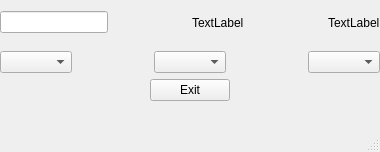
<?xml version="1.0" encoding="UTF-8"?>
<ui version="4.0">
 <class>Menu</class>
 <widget class="QMainWindow" name="Menu">
  <property name="geometry">
   <rect>
    <x>0</x>
    <y>0</y>
    <width>380</width>
    <height>152</height>
   </rect>
  </property>
  <property name="sizePolicy">
   <sizepolicy hsizetype="Fixed" vsizetype="Fixed">
    <horstretch>0</horstretch>
    <verstretch>0</verstretch>
   </sizepolicy>
  </property>
  <property name="maximumSize">
   <size>
    <width>16777215</width>
    <height>600</height>
   </size>
  </property>
  <property name="windowTitle">
   <string>Unit Converter</string>
  </property>
  <widget class="QWidget" name="centralwidget">
   <property name="maximumSize">
    <size>
     <width>542</width>
     <height>551</height>
    </size>
   </property>
   <widget class="QWidget" name="verticalLayoutWidget">
    <property name="geometry">
     <rect>
      <x>0</x>
      <y>0</y>
      <width>380</width>
      <height>101</height>
     </rect>
    </property>
    <layout class="QVBoxLayout" name="verticalLayout" stretch="0,0,0">
     <property name="sizeConstraint">
      <enum>QLayout::SetMaximumSize</enum>
     </property>
     <item>
      <layout class="QHBoxLayout" name="horizontalLayout">
       <item>
        <widget class="QLineEdit" name="lineEdit"/>
       </item>
       <item>
        <spacer name="horizontalSpacer">
         <property name="orientation">
          <enum>Qt::Horizontal</enum>
         </property>
         <property name="sizeHint" stdset="0">
          <size>
           <width>40</width>
           <height>20</height>
          </size>
         </property>
        </spacer>
       </item>
       <item>
        <widget class="QLabel" name="label">
         <property name="text">
          <string>TextLabel</string>
         </property>
        </widget>
       </item>
       <item>
        <spacer name="horizontalSpacer_2">
         <property name="orientation">
          <enum>Qt::Horizontal</enum>
         </property>
         <property name="sizeHint" stdset="0">
          <size>
           <width>40</width>
           <height>20</height>
          </size>
         </property>
        </spacer>
       </item>
       <item>
        <widget class="QLabel" name="label_2">
         <property name="text">
          <string>TextLabel</string>
         </property>
        </widget>
       </item>
      </layout>
     </item>
     <item>
      <layout class="QHBoxLayout" name="horizontalLayout_2">
       <item>
        <widget class="QComboBox" name="typeBox"/>
       </item>
       <item>
        <spacer name="horizontalSpacer_6">
         <property name="orientation">
          <enum>Qt::Horizontal</enum>
         </property>
         <property name="sizeHint" stdset="0">
          <size>
           <width>40</width>
           <height>20</height>
          </size>
         </property>
        </spacer>
       </item>
       <item>
        <widget class="QComboBox" name="fromBox"/>
       </item>
       <item>
        <spacer name="horizontalSpacer_3">
         <property name="orientation">
          <enum>Qt::Horizontal</enum>
         </property>
         <property name="sizeHint" stdset="0">
          <size>
           <width>40</width>
           <height>20</height>
          </size>
         </property>
        </spacer>
       </item>
       <item>
        <widget class="QComboBox" name="toBox"/>
       </item>
      </layout>
     </item>
     <item>
      <layout class="QHBoxLayout" name="horizontalLayout_3">
       <item>
        <spacer name="horizontalSpacer_4">
         <property name="orientation">
          <enum>Qt::Horizontal</enum>
         </property>
         <property name="sizeHint" stdset="0">
          <size>
           <width>40</width>
           <height>20</height>
          </size>
         </property>
        </spacer>
       </item>
       <item>
        <widget class="QPushButton" name="exitbutton">
         <property name="text">
          <string>Exit</string>
         </property>
        </widget>
       </item>
       <item>
        <spacer name="horizontalSpacer_5">
         <property name="orientation">
          <enum>Qt::Horizontal</enum>
         </property>
         <property name="sizeHint" stdset="0">
          <size>
           <width>40</width>
           <height>20</height>
          </size>
         </property>
        </spacer>
       </item>
      </layout>
     </item>
    </layout>
   </widget>
  </widget>
  <widget class="QMenuBar" name="menubar">
   <property name="geometry">
    <rect>
     <x>0</x>
     <y>0</y>
     <width>380</width>
     <height>27</height>
    </rect>
   </property>
  </widget>
  <widget class="QStatusBar" name="statusbar"/>
 </widget>
 <resources/>
 <connections/>
</ui>
